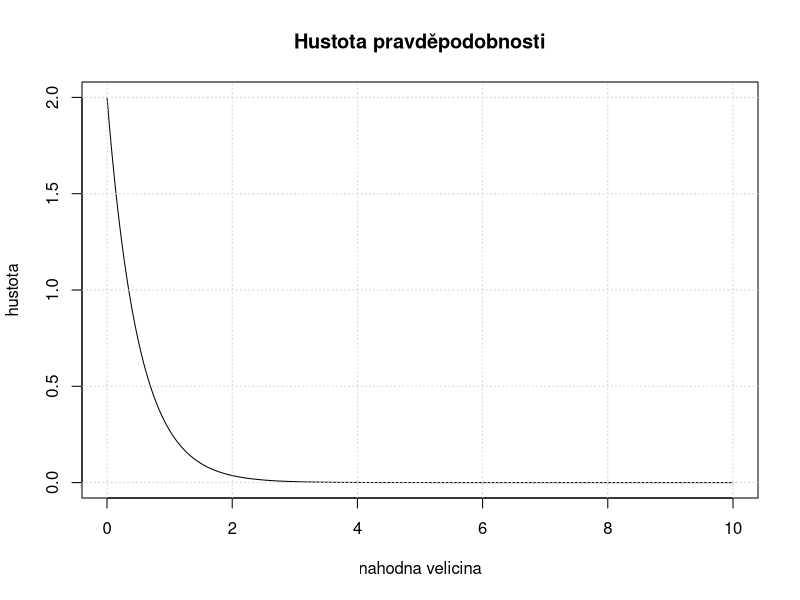
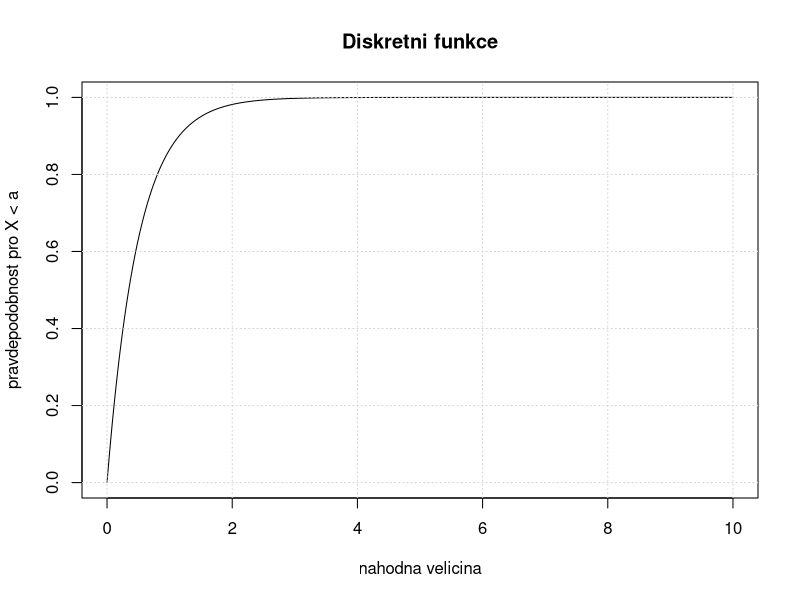
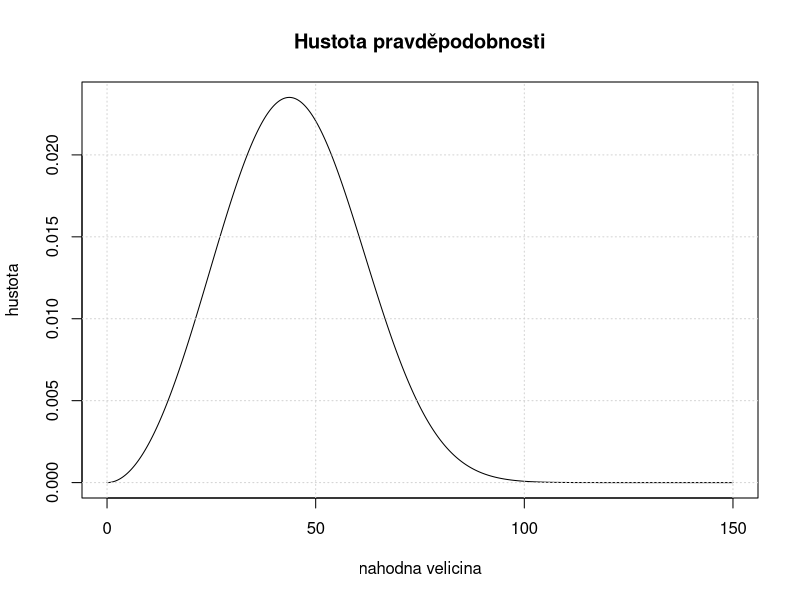
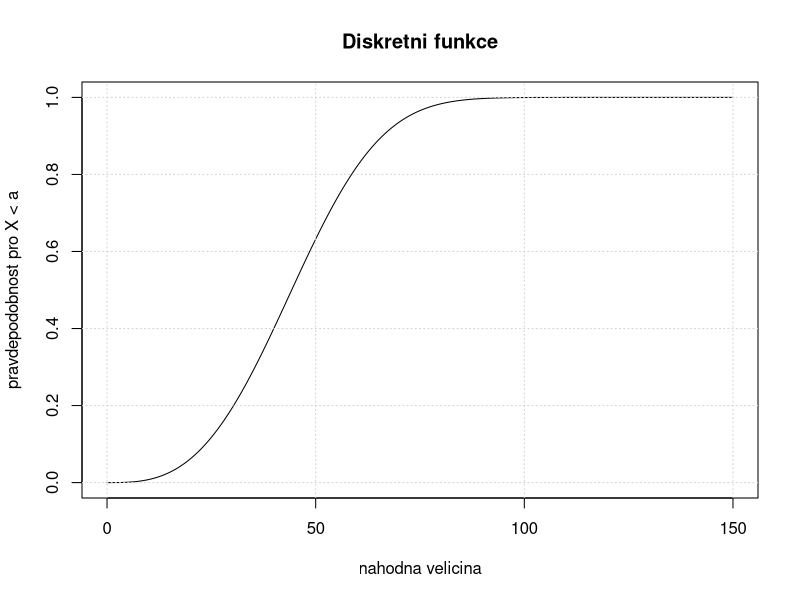
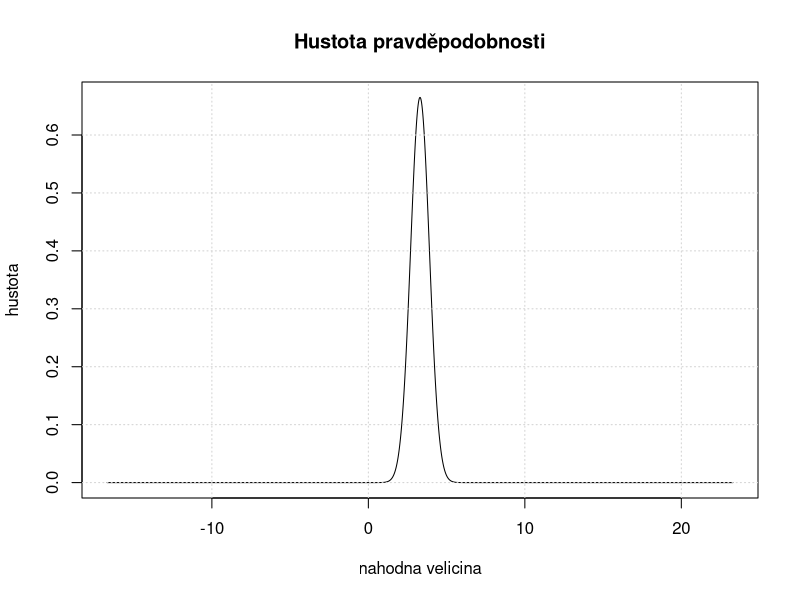
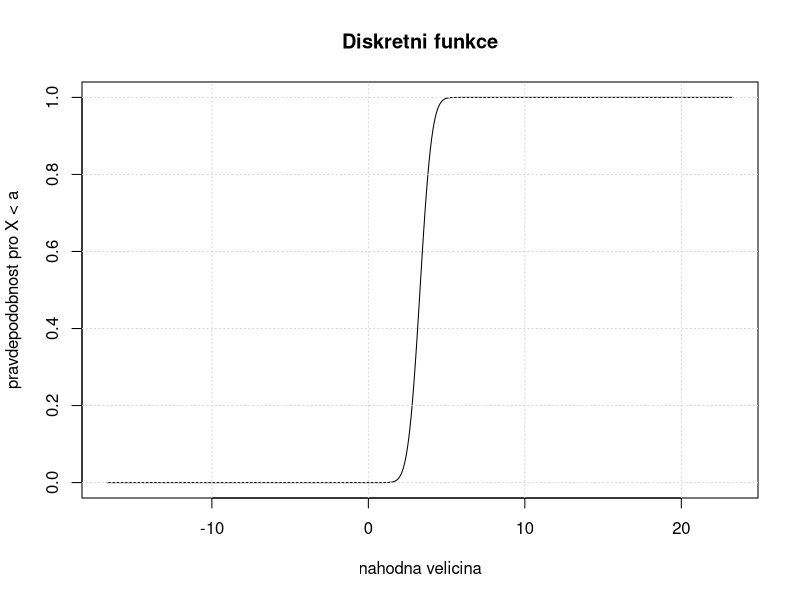

These figures' R source, in order:
## ---- chunk 1
# hustota pravděpodobnosti
EXP_HP <- function(count, lambda) {
  x = seq(from = 0, to = count, by = 0.01)
  f_x = dexp(x, lambda)
  plot(x, f_x, type="l",
       xlab="nahodna velicina", ylab="hustota", 
       main="Hustota pravděpodobnosti",pch=5)
  grid()
}

# distribucni funkce
EXP_DF <- function(count, lambda) {
  x = seq(from = 0, to = count, by = 0.01)
  F_x = pexp(x, lambda)
  plot(x, F_x, type="l",
       xlab="nahodna velicina", ylab="pravdepodobnost pro X < a", 
       main="Diskretni funkce",pch=19)
  grid()
}

# vypocetni funkce
EXP <- function(type, k, lambda, prob) {
  if (type == "=") {
    return (paste("Pravdepodobnost v R (dexp(k,ʎ)):", dexp(k, lambda)))
  }
  if (type == "<") {
    return (paste("Pravdepodobnost v R (pexp(k,ʎ)):", pexp(k, lambda)))
  }
  if (type == "q") {
    return (paste(prob*100, "% kvantil v R (qexp(prob,ʎ)):", qexp(prob, lambda)))
  }
}

# stredni hodnota
EXP_E <- function(lambda) { 
  return (paste("Stredni hodnota:", 1 / lambda))
}

# rozptyl
EXP_D <- function(lambda) {
  return (paste("Rozptyl:", 1/(lambda * lambda)))
}
## ---- chunk 2
lambda = 2      # pravděpodobnost výskytu ke kontextu plochy nebo času
k = 0.9              # počet pokusů pro hledanou pravděpodobnost
prob = 0.75         # procentuální kvantil náhodné veličiny

EXP("<", k, lambda, prob)
EXP_E(lambda)
EXP_D(lambda)

# --------- #

count = 10      # zobrazení hodnot náhodné veličiny

EXP_HP(count, lambda)
EXP_DF(count, lambda)
## ---- chunk 3
# hustota pravděpodobnosti
WEI_HP <- function(count, theta, beta) {
  x = seq(from = 0, to = count, by = 0.01)
  f_x = dweibull(x, shape=beta, scale=theta)
  plot(x, f_x, type="l",
       xlab="nahodna velicina", ylab="hustota", 
       main="Hustota pravděpodobnosti",pch=19)
  grid()
}

# distribucni funkce
WEI_DF <- function(count, theta, beta) {
  x = seq(from = 0, to = count, by = 0.01)
  F_x = pweibull(x, shape=beta, scale=theta)
  plot(x, F_x, type="l",
       xlab="nahodna velicina", ylab="pravdepodobnost pro X < a", 
       main="Diskretni funkce",pch=19)
  grid()
}

# vypocetni funkce
WEI <- function(type, k, theta, beta, prob) {
  if (type == "=") {
    return (paste("Pravdepodobnost v R (dweibull(k,θ,β)):", dweibull(k, shape=beta, scale=theta)))
  }
  if (type == "<") {
    return (paste("Pravdepodobnost v R (pweibull(k,θ,β)):", pweibull(k, shape=beta, scale=theta)))
  }
  if (type == "q") {
    return (paste(prob*100, "% kvantil v R (qweibull(prob,θ,β)):", qweibull(prob, shape=beta, scale=theta)))
  }
}
## ---- chunk 4
theta = 50         # parametr měřítka
beta = 3           # parametr tvaru (typ rizikové funkce)
k = 12              # počet pokusů pro hledanou pravděpodobnost
prob = 1         # procentuální kvantil náhodné veličiny

WEI("<", k, theta, beta, prob)

# --------- #

count = 150      # zobrazení hodnot náhodné veličiny

WEI_HP(count, theta, beta)
WEI_DF(count, theta, beta)
## ---- chunk 5
# hustota pravděpodobnosti
NOR_HP <- function(count, mu, sigma) {
  x = seq(from = -count+mu, to = count+mu, by = 0.01)
  f_x = dnorm(x, mean=mu, sd=sigma)
  plot(x, f_x, type="l",
       xlab="nahodna velicina", ylab="hustota", 
       main="Hustota pravděpodobnosti",pch=19)
  grid()
}

# distribucni funkce
NOR_DF <- function(count, mu, sigma) {
  x = seq(from = -count+mu, to = count+mu, by = 0.01)
  F_x = pnorm(x, mean=mu, sd=sigma)
  plot(x, F_x, type="l",
       xlab="nahodna velicina", ylab="pravdepodobnost pro X < a", 
       main="Diskretni funkce",pch=19)
  grid()
}

# vypocetni funkce
NOR <- function(type, k, mu, sigma, prob) {
  if (type == "=") {
    return (paste("Pravdepodobnost v R (dnorm(k,μ,σ)):", dnorm(k, mean=mu, sd=sigma)))
  }
  if (type == "<") {
    return (paste("Pravdepodobnost v R (pnorm(k,μ,σ)):", pnorm(k, mean=mu, sd=sigma)))
  }
  if (type == "q") {
    return (paste(prob*100, "% kvantil v R (qnorm(prob,μ,σ)):", qnorm(prob, mean=mu, sd=sigma)))
  }
}

# vypocetni funkce standardizovana
NOR_S <- function(type, k, mu, sigma) {
  if (type == "=") {
    return (paste("Pravdepodobnost v R (dnorm(k,μ,σ)):", dnorm(k, mean=0, sd=1)))
  }
  if (type == "<") {
    return (paste("Standardizovana distribucni funkce θ(", (k - mu) / sigma, ")"))
  }
}
## ---- chunk 6
mu = 3.3               # střední hodnota
sigma = 0.6           # směrodatná odchylka (R chce směrodatnou odchylku místo rozptylu)
k = 100              # počet pokusů pro hledanou pravděpodobnost
prob = 0.25         # procentuální kvantil náhodné veličiny

NOR("<", k, mu, sigma, prob)
NOR_S("<", k, mu, sigma)                  # standardizovana distribucni funkce pro tabulku

# --------- #

count = 20  # zobrazení hodnot náhodné veličiny

NOR_HP(count, mu, sigma)
NOR_DF(count, mu, sigma)
